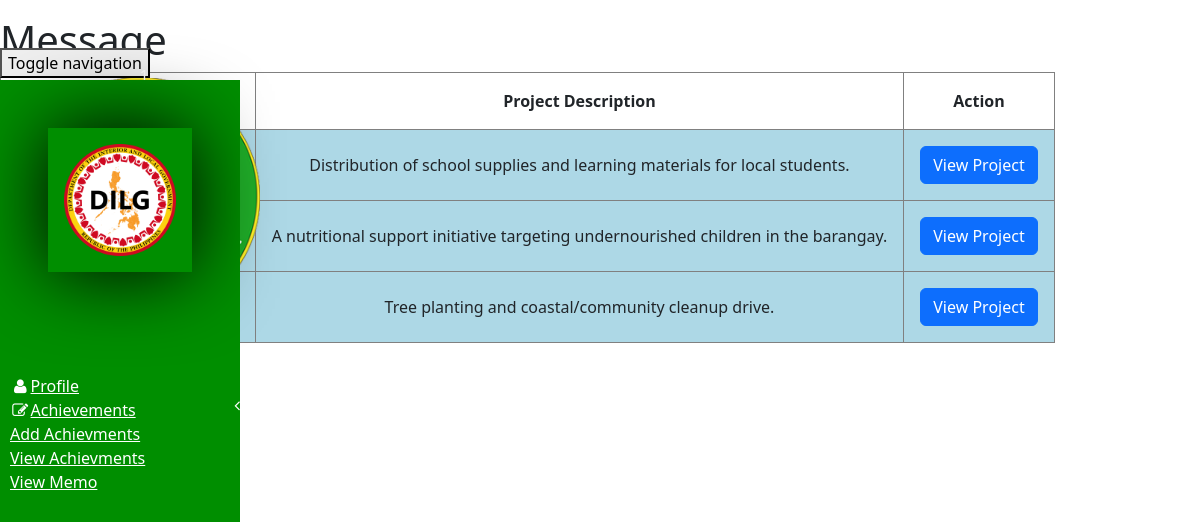
The page /dilgindex.php?achieve=view on the database its author committed.
### tables this page shows
CREATE TABLE `achievement_tbl` (
  `achievement_id` int(11) NOT NULL,
  `project_name` text NOT NULL,
  `project_description` text NOT NULL,
  `picture` varchar(255) DEFAULT NULL,
  `date_submitted` timestamp NOT NULL DEFAULT current_timestamp() ON UPDATE current_timestamp()
);

### dilgindex.php (the view, shortened to what this page needs)
<?php
if(isset($_GET['achieve'])){
    $achieve = $_GET['achieve'];
}
global $achieve;
global $view;
global $project;
?>
<!DOCTYPE html>
<html>
<head>
    <link href="assets/plugins/bootstrap/bootstrap.css" rel="stylesheet" />
    <link href="assets/font-awesome/css/font-awesome.css" rel="stylesheet" />
    <link href="assets/plugins/pace/pace-theme-big-counter.css" rel="stylesheet" />
    <link href="assets/css/style.css" rel="stylesheet" />
    <link href="assets/css/main-style.css" rel="stylesheet" />
    <link href="assets/plugins/morris/morris-0.4.3.min.css" rel="stylesheet" />
</head>
<body>
    <div id="wrapper">
        <nav class="navbar navbar-default navbar-fixed-top" role="navigation" id="navbar">
            <div class="navbar-header">
                <button type="button" class="navbar-toggle" data-toggle="collapse" data-target=".sidebar-collapse">
                    <span class="sr-only">Toggle navigation</span>
                </button>
                <a class="navbar-brand" href="residentindex.php">
                </a>
            </div>
            <ul class="nav navbar-top-links navbar-right">
                <li class="dropdown">
                    <a class="dropdown-toggle" data-toggle="dropdown" href="#">
                    </a>
                </li>
               <li class="dropdown">
                   <a class="dropdown-toggle" data-toggle="dropdown" href="#">
                    <?php
                        $con = mysqli_connect("localhost","root","","pulilan");
                        $get_pending = mysqli_query($con, "SELECT * from memo where memo_status = 'PENDING'");
                        $total = mysqli_num_rows($get_pending);
                    ?>
                     <span class="top-label label label-warning"><?php echo $total; ?></span> <i class="fa fa-bell fa-3x"></i>
                </a>
                </li>
                <li class="dropdown">
                    <a class="dropdown-toggle" data-toggle="dropdown" href="#">
                    </a>
                </li>
            </ul>
        </nav>
        <nav class="navbar-default navbar-static-side" role="navigation">
            <div class="sidebar-collapse">
                <ul class="nav" id="side-menu">
                    <li>
                        <div class="user-section">
                            <div class="user-section-inner">
                                <img src="../pulilan/img/dilg.png" alt="resident logo" class="img img-fluid">
                            </div>
                            <br>
                            <div class="text-center">
                                <div id="demo" style="text-transform: uppercase; padding: 5px;"></div>
                            </div>
                        </div>
                    </li>
                    <li>
                        <a href="dilgindex.php"><i class="fa fa-user fa-fw"></i>Profile</a>
                    </li>
                    <li>
                        <a href="#"><i class="fa fa-pencil-square-o fa-fw "></i>Achievements<span class="fa arrow"></span></a>
                        <ul class="nav nav-second-level">
                            <li>
                                <a href="dilgindex.php?achieve=true">Add Achievments</a>
                            </li>
                             <li>
                                <a href="dilgindex.php?achieve=view">View Achievments</a>
                            </li>
                        </ul>
                    </li>
                    <li>
                        <a href="dilgviewmemo.php">View Memo</a>
                    </li>
                </ul>
            </div>
        </nav>
        <div id="page-wrapper">
            <div class="row">
                <div class="col-lg-12">
                    <h1 class="page-header">Message</h1>
                </div>
            </div>
            <?php
if($view =="memo"){
 $view_memo = mysqli_query($con, "SELECT * from memo where memo_status = 'PENDING'");
 $chec = mysqli_num_rows($view_memo);
 if($chec > 0){
 while($c = mysqli_fetch_array($view_memo)){
    ?>
<fieldset>
<legend>Project Name: <?php echo $c['project_name']; ?></legend>
<strong>Receiver:</strong><?php echo $c['receiver']; ?><br>
<strong>Project Description: </strong>
<br>
<textarea disabled><?php echo $c['project_description']; ?></textarea>
</fieldset>
<a href="dilgindex.php?archive=<?php echo $c['memo_id']; ?>" class="btn btn-primary">Decline</a>
<a href="dilgindex.php?approve=<?php echo $c['memo_id']; ?>" class="btn btn-primary">Approve</a>
<center>******************************</center>
    <?php
}
}
else{
    echo '<p style="color: red;">Successfully approved</p>';
}
}
else{
                if($achieve == "true" && $project ==""){
                    ?>
                        <form method="POST" action="achievment/action.php" enctype="multipart/form-data">
                        <input type="text" name="project_name" placeholder="Project Name">
                        <textarea name="project_description">Project description</textarea>
                        <input type="file" name="picture" id="picture">
                        <br>
                        <button type="submit" class="btn btn-primary" name="send_achievement">Send Achievement</button>
                        </form>
                    <?php
                }
                elseif($achieve == "view" && $project ==""){
                    $con = mysqli_connect("localhost","root","","pulilan");
                    $sql = mysqli_query($con, "SELECT * from achievement_tbl");
                    ?>
                        <table class="table-hover table-bordered">
                            <tr><th style="background-color: white; padding: 1em;">Project Name</th><th style="background-color: white; padding: 1em;">Project Description</th><th style="background-color: white; padding: 1em;">Action</th></tr>
                            <?php
                            while($m = mysqli_fetch_array($sql)){
                            ?>
                            <tr>
                                <td style="background-color: lightblue; padding: 1em;"><?php echo $m['project_name']; ?></td>
                                <td style="background-color: lightblue; padding: 1em;"><?php echo $m['project_description']; ?></td>
                                <td style="background-color: lightblue; padding: 1em;"><a href="dilgindex.php?project=<?php echo $m['achievement_id']; ?>" class="btn btn-primary">View Project</a></td>
                            </tr>
                            <?php
                        }
                        ?>
                        </table>
        <?php
    }
    }
        ?>
    </div>
</body>
</html>

### assets/css/style.css (style rules this page uses)
body { min-height: 100%; height: max-content; }
tr th, tr td { text-align: center; }
.navbar-top-links li { display: inline-block; }
.navbar-top-links li a { padding: 20px; min-height: 50px; }
.arrow { float: right; }
.fa.arrow:before { content: "\f104"; }
.nav-second-level li, .nav-third-level li { border-bottom: none !important; }
.nav-second-level li a { padding-left: 37px; }
@media (min-width:425px) { .dropdown { height: 0; } }
@media (min-width:425px) { .dropdown a { padding: 0; } }
@media (min-width:768px) { .navbar-static-side { z-index: 1; position: absolute; width: 20vw; top: 10vh; height: 90vh; background-color: #008e00; } }
@media (min-width:768px) { .user-section { padding: 3rem; text-align: center; } }
@media (min-width:768px) { .user-section img { width: 100%; height: auto; margin: 0; text-align: center; padding: 1rem; display: block; box-shadow: 0 0 5rem black; margin-bottom: 20px; } }
@media (min-width:768px) { .nav li a { overflow: hidden; height: auto; padding: 10px; margin: 0; } }

### assets/css/main-style.css (style rules this page uses)
.navbar-top-links>li>a { color: #FFFFFF; }
#side-menu { background-color: #008e00; }
#side-menu li { cursor: pointer; }
#side-menu a { color: #fff; padding-bottom: 5px; }
.navbar-header { position: absolute; height: 10vh; padding: 0; margin: 0; }
@media (min-width: 768px) { nav { position: absolute; top: 10vh; width: 20vw; } }
.navbar-brand { padding-left: 20px; }
.top-label { position: absolute; top: 50%; right: 50%; margin-top: -24px; margin-right: -24px; }

### rows shown on the page
achievement_tbl: project_description "Distribution of school supplies and learning materials for local students."
achievement_tbl: project_description "A nutritional support initiative targeting undernourished children in the barangay."
achievement_tbl: project_description "Tree planting and coastal/community cleanup drive."

### other values the page prints
$total "1"
